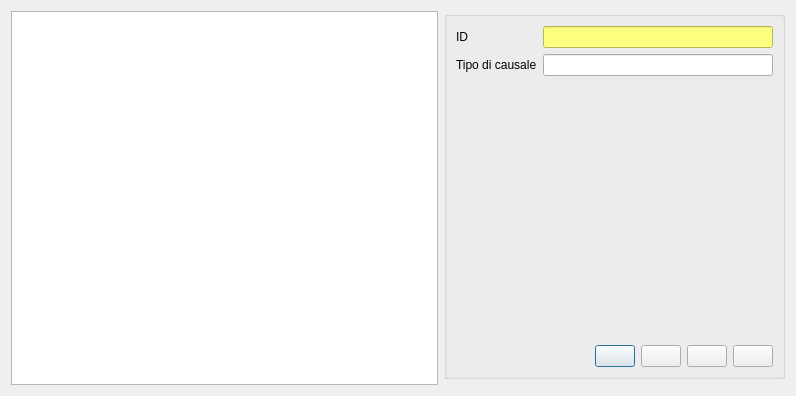
<?xml version="1.0" encoding="UTF-8"?>
<ui version="4.0">
 <class>causali</class>
 <widget class="QDialog" name="causali">
  <property name="geometry">
   <rect>
    <x>0</x>
    <y>0</y>
    <width>796</width>
    <height>396</height>
   </rect>
  </property>
  <property name="windowTitle">
   <string>Cusali di trasporto</string>
  </property>
  <layout class="QGridLayout" name="gridLayout_3">
   <item row="0" column="1" colspan="2">
    <widget class="QGroupBox" name="groupBox">
     <property name="minimumSize">
      <size>
       <width>341</width>
       <height>0</height>
      </size>
     </property>
     <property name="maximumSize">
      <size>
       <width>341</width>
       <height>16777215</height>
      </size>
     </property>
     <property name="baseSize">
      <size>
       <width>341</width>
       <height>0</height>
      </size>
     </property>
     <layout class="QGridLayout" name="gridLayout_4">
      <item row="0" column="0" colspan="4">
       <layout class="QGridLayout" name="gridLayout_2">
        <item row="0" column="1">
         <widget class="QLineEdit" name="id">
          <property name="styleSheet">
           <string notr="true">background-color: rgb(255, 255, 127);</string>
          </property>
         </widget>
        </item>
        <item row="0" column="0">
         <widget class="QLabel" name="label">
          <property name="text">
           <string>ID</string>
          </property>
         </widget>
        </item>
        <item row="1" column="0">
         <widget class="QLabel" name="label_2">
          <property name="text">
           <string>Tipo di causale</string>
          </property>
         </widget>
        </item>
        <item row="1" column="1">
         <widget class="QLineEdit" name="tipo"/>
        </item>
       </layout>
      </item>
      <item row="1" column="0">
       <spacer name="verticalSpacer">
        <property name="orientation">
         <enum>Qt::Vertical</enum>
        </property>
        <property name="sizeHint" stdset="0">
         <size>
          <width>20</width>
          <height>252</height>
         </size>
        </property>
       </spacer>
      </item>
      <item row="1" column="1">
       <spacer name="verticalSpacer_2">
        <property name="orientation">
         <enum>Qt::Vertical</enum>
        </property>
        <property name="sizeHint" stdset="0">
         <size>
          <width>20</width>
          <height>252</height>
         </size>
        </property>
       </spacer>
      </item>
      <item row="1" column="3">
       <spacer name="verticalSpacer_3">
        <property name="orientation">
         <enum>Qt::Vertical</enum>
        </property>
        <property name="sizeHint" stdset="0">
         <size>
          <width>20</width>
          <height>252</height>
         </size>
        </property>
       </spacer>
      </item>
      <item row="2" column="0" colspan="2">
       <spacer name="horizontalSpacer">
        <property name="orientation">
         <enum>Qt::Horizontal</enum>
        </property>
        <property name="sizeHint" stdset="0">
         <size>
          <width>118</width>
          <height>20</height>
         </size>
        </property>
       </spacer>
      </item>
      <item row="2" column="2" colspan="2">
       <layout class="QGridLayout" name="gridLayout">
        <item row="0" column="0">
         <widget class="QPushButton" name="nuovo_b">
          <property name="text">
           <string/>
          </property>
          <property name="icon">
           <iconset resource="../biblio.qrc">
            <normaloff>:/images/document-edit.png</normaloff>:/images/document-edit.png</iconset>
          </property>
         </widget>
        </item>
        <item row="0" column="1">
         <widget class="QPushButton" name="salva_b">
          <property name="text">
           <string/>
          </property>
          <property name="icon">
           <iconset resource="../biblio.qrc">
            <normaloff>:/images/document-save.png</normaloff>:/images/document-save.png</iconset>
          </property>
         </widget>
        </item>
        <item row="0" column="2">
         <widget class="QPushButton" name="elimina_b">
          <property name="text">
           <string/>
          </property>
          <property name="icon">
           <iconset resource="../biblio.qrc">
            <normaloff>:/images/edit-delete.png</normaloff>:/images/edit-delete.png</iconset>
          </property>
         </widget>
        </item>
        <item row="0" column="3">
         <widget class="QPushButton" name="esci">
          <property name="text">
           <string/>
          </property>
          <property name="icon">
           <iconset resource="../../initdb/images.qrc">
            <normaloff>:/images/dialog-close.png</normaloff>:/images/dialog-close.png</iconset>
          </property>
         </widget>
        </item>
       </layout>
      </item>
     </layout>
    </widget>
   </item>
   <item row="0" column="0" rowspan="2">
    <widget class="QTableView" name="tableView">
     <attribute name="verticalHeaderDefaultSectionSize">
      <number>15</number>
     </attribute>
    </widget>
   </item>
  </layout>
 </widget>
 <tabstops>
  <tabstop>id</tabstop>
  <tabstop>tipo</tabstop>
  <tabstop>nuovo_b</tabstop>
  <tabstop>salva_b</tabstop>
  <tabstop>elimina_b</tabstop>
  <tabstop>esci</tabstop>
  <tabstop>tableView</tabstop>
 </tabstops>
 <resources>
  <include location="../../initdb/images.qrc"/>
  <include location="../biblio.qrc"/>
 </resources>
 <connections/>
</ui>
